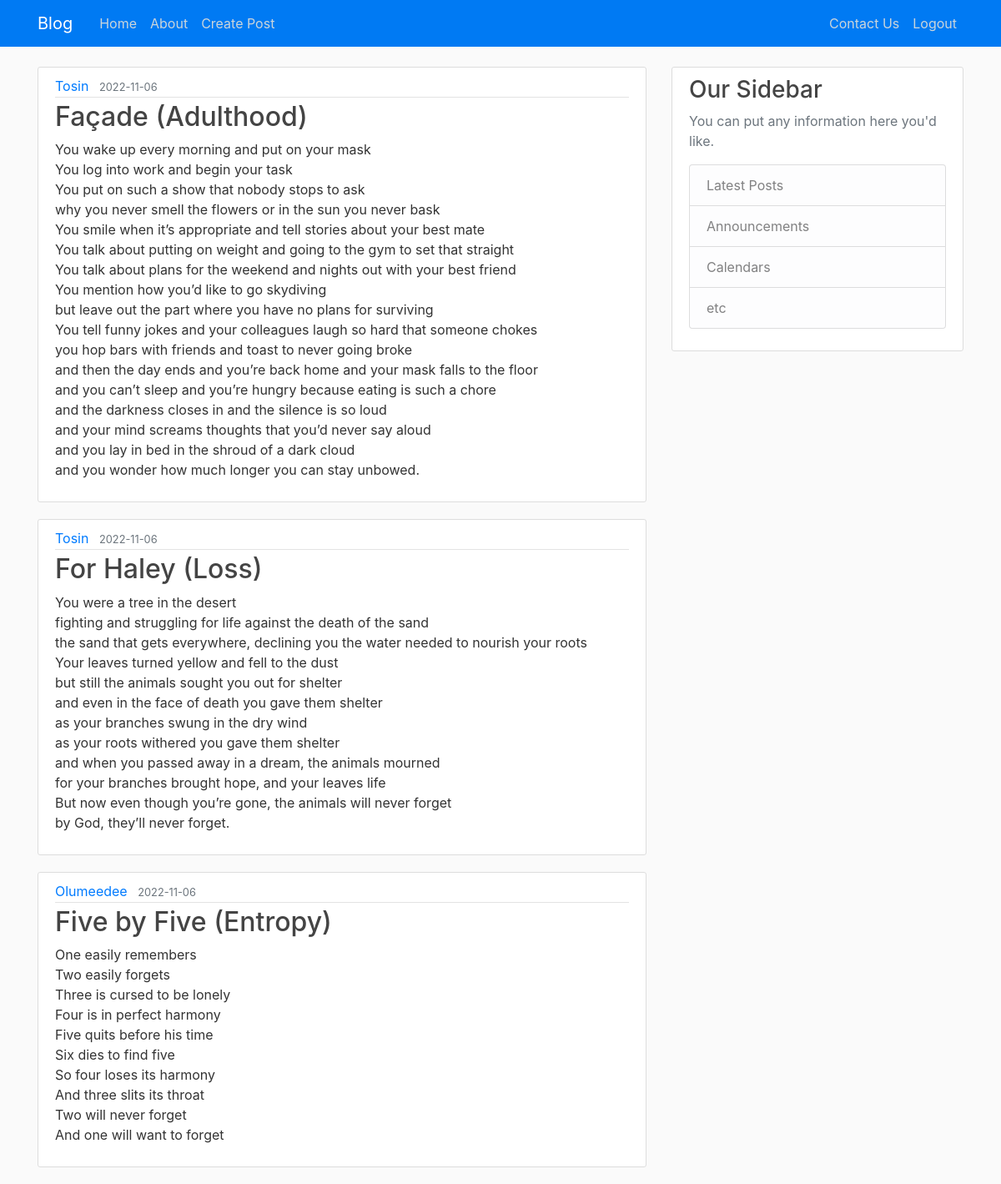
Screenshot of /home (signed in) with the database file from the repository.
### app.py (models this page shows, shortened)
class Post(db.Model):
    id = db.Column(db.Integer(), primary_key=True)
    title = db.Column(db.String(255), nullable=False)
    date_posted = db.Column(db.DateTime(), nullable=False, default=datetime.utcnow)
    content = db.Column(db.Text(), nullable=False)
    author_id = db.Column(db.Integer(), db.ForeignKey('user.id'), nullable=False)

class User(db.Model, UserMixin):
    id = db.Column(db.Integer(), primary_key=True)
    username = db.Column(db.String(255), nullable=False, unique=True)
    first_name = db.Column(db.String(255), nullable=False)
    last_name = db.Column(db.String(255), nullable=False)
    email = db.Column(db.String(255), nullable=False, unique=True)
    password_hash = db.Column(db.Text(), nullable=False)
    posts = db.relationship('Post', backref='author', lazy=True)

### app.py (the view)
@app.route('/')
@app.route('/home')
def home():
    posts = Post.query.order_by(Post.date_posted.desc()).all()
    return render_template('index.html', posts=posts)

### app.py (called while the page is built)
@login_manager.user_loader
def user_loader(id):
    return User.query.get(int(id))

@app.before_request
def create_tables():
    db.create_all()

### templates/index.html
{% extends "base.html" %}
{% block content %}
    {% for post in posts %}
        <article class="media content-section">
          <div class="media-body">
            <div class="article-metadata">
              <a class="mr-2" href="#">{{ post.author.username }}</a>
              <small class="text-muted">{{ post.date_posted.strftime('%Y-%m-%d') }}</small>
            </div>
            <h2><a class="article-title" href="{{ url_for('post', post_id=post.id) }}">{{ post.title }}</a></h2>
            <p class="article-content">{{ post.content }}</p>
          </div>
        </article>
    {% endfor %}
{% endblock content %}

### static/main.css (style rules this page uses)
body { background: #fafafa; color: #333333; margin-top: 5rem; }
h1, h2, h3, h4, h5, h6 { color: #444444; }
.content-section { background: #ffffff; padding: 10px 20px; border: 1px solid #dddddd; border-radius: 3px; margin-bottom: 20px; }
.article-title { color: #444444; }
.article-content { white-space: pre-line; }
.article-metadata { padding-bottom: 1px; margin-bottom: 4px; border-bottom: 1px solid #e3e3e3 }

### rows the page displays
Post: author.username "Tosin", date_posted "2022-11-06", title "Façade (Adulthood)", content "You wake up every morning and put on your mask You log into work and begin your task You put on such a show that nobody stops to ask why you never smell the flowers or in the sun you never bask You smile when it’s appropriate and tell stories about your best mate You talk about putting on weight and going to the gym to set that straight You talk about plans for the weekend and nights out with your best friend You mention how you’d like to go skydiving but leave out the part where you have no plans for surviving You tell funny jokes and your colleagues laugh so hard that someone chokes you hop bars with friends and toast to never going broke and then the day ends and you’re back home and…"
Post: author.username "Tosin", date_posted "2022-11-06", title "For Haley (Loss)", content "You were a tree in the desert fighting and struggling for life against the death of the sand the sand that gets everywhere, declining you the water needed to nourish your roots Your leaves turned yellow and fell to the dust but still the animals sought you out for shelter and even in the face of death you gave them shelter as your branches swung in the dry wind as your roots withered you gave them shelter and when you passed away in a dream, the animals mourned for your branches brought hope, and your leaves life But now even though you’re gone, the animals will never forget by God, they’ll never forget."
Post: author.username "Olumeedee", date_posted "2022-11-06", title "Five by Five (Entropy)", content "One easily remembers Two easily forgets Three is cursed to be lonely Four is in perfect harmony Five quits before his time Six dies to find five So four loses its harmony And three slits its throat Two will never forget And one will want to forget"
